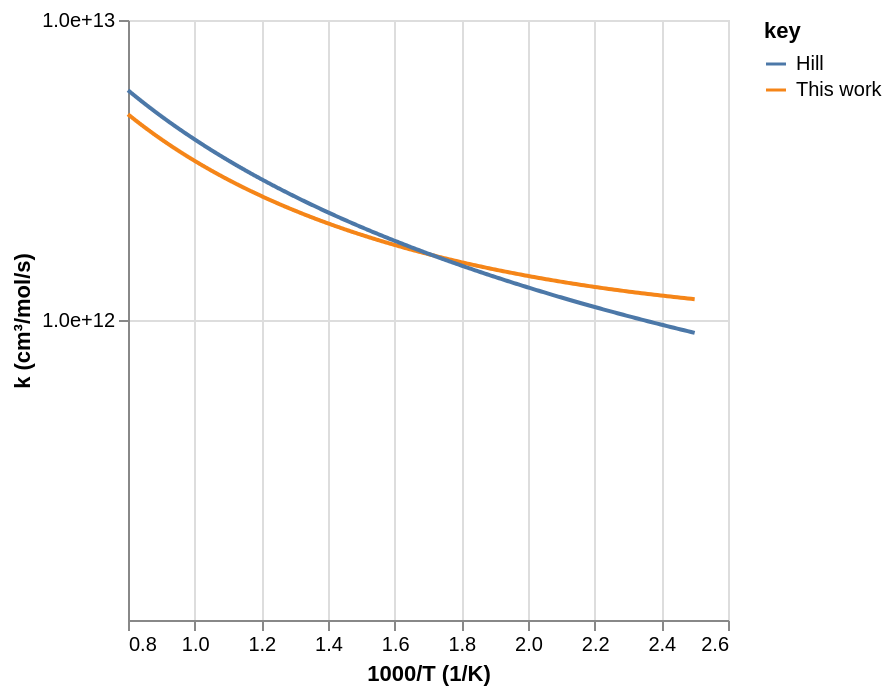
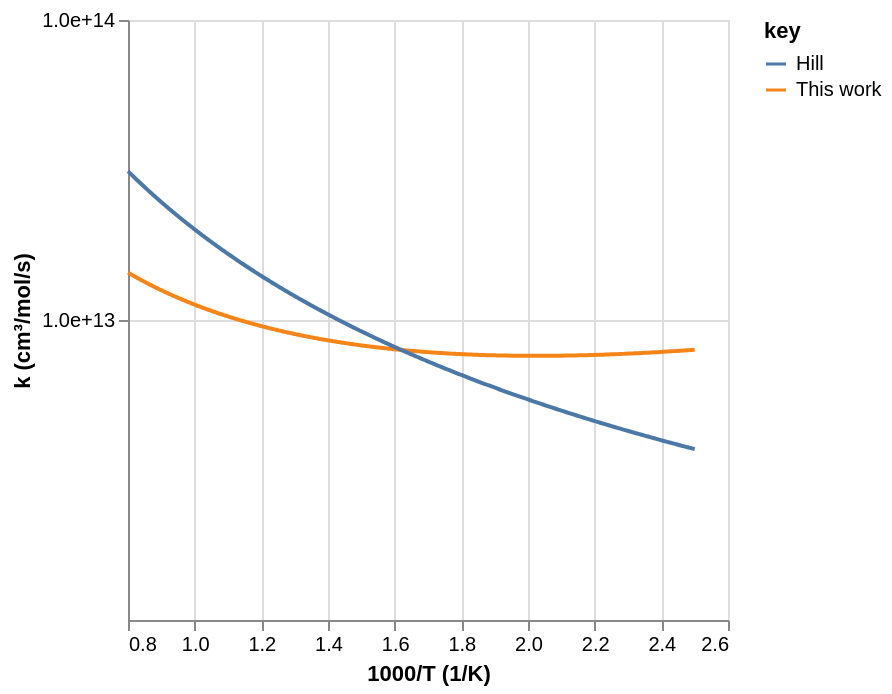
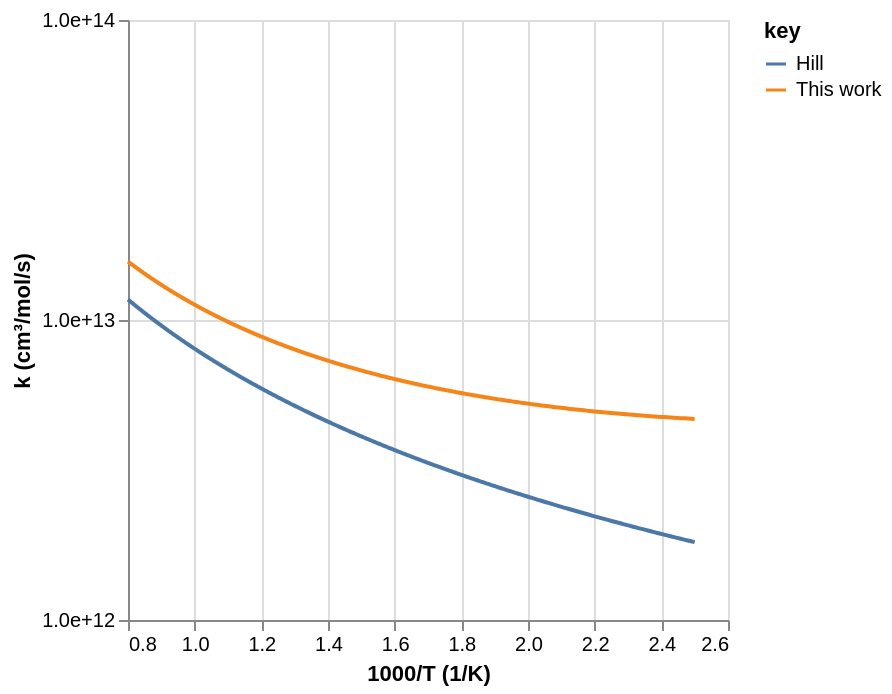
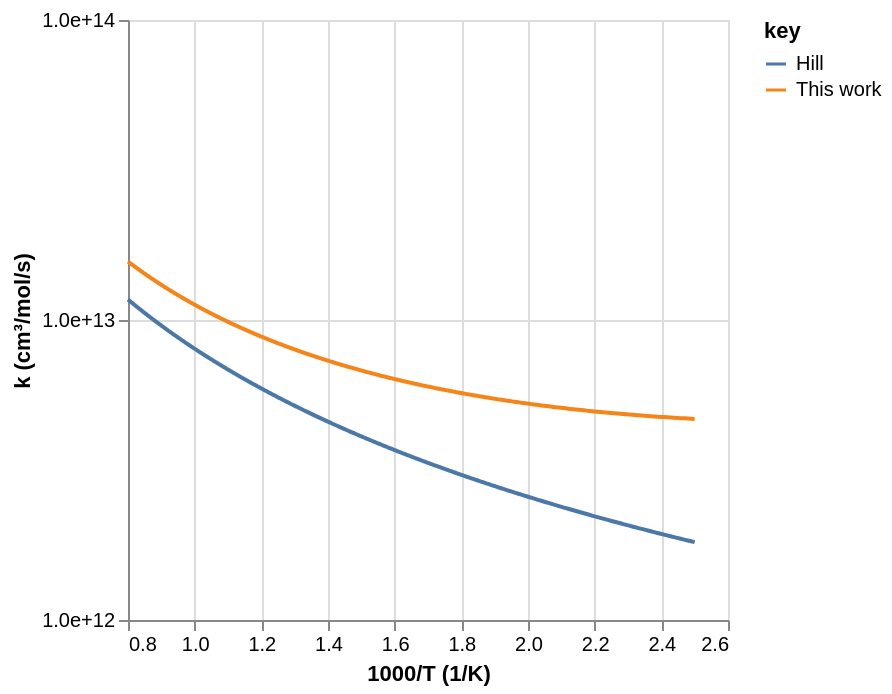

Source (notebook cell) for these figures, in order:
### Code cell
# Read
workflow.prepare_simulation(tag=tag, root_path=root_path)

### Figure 1 — Vega-Lite specification as saved in the notebook (floating-point values rounded to 4 significant figures; data arrays with more than 128 entries replaced by an {"elided": "..."} marker saying what was removed)
{"config": {"view": {"continuousWidth": 300, "continuousHeight": 300}}, "data": {"name": "data-ae2562a7c3918b9599e1d3f8ee4acdfb"}, "mark": {"type": "line"}, "encoding": {"color": {"field": "key", "type": "nominal"}, "x": {"field": "x", "title": "1000/T (1/K)", "type": "quantitative"}, "y": {"axis": {"format": ".1e", "values": [1000000000000, 10000000000000, 100000000000000]}, "field": "value", "scale": {"type": "log"}, "title": "k (cm³/mol/s)", "type": "quantitative"}}, "transform": [{"fold": ["This work", "Hill"]}], "$schema": "https://vega.github.io/schema/vega-lite/v5.20.1.json", "datasets": {"data-ae2562a7c3918b9599e1d3f8ee4acdfb": {"elided": "500 records"}}}

### Figure 2 — Vega-Lite specification as saved in the notebook (floating-point values rounded to 4 significant figures; data arrays with more than 128 entries replaced by an {"elided": "..."} marker saying what was removed)
{"config": {"view": {"continuousWidth": 300, "continuousHeight": 300}}, "data": {"name": "data-93e737299c4bf9be0cd35e556c26a3f3"}, "mark": {"type": "line"}, "encoding": {"color": {"field": "key", "type": "nominal"}, "x": {"field": "x", "title": "1000/T (1/K)", "type": "quantitative"}, "y": {"axis": {"format": ".1e", "values": [10000000000000, 100000000000000]}, "field": "value", "scale": {"type": "log"}, "title": "k (cm³/mol/s)", "type": "quantitative"}}, "transform": [{"fold": ["This work", "Hill"]}], "$schema": "https://vega.github.io/schema/vega-lite/v5.20.1.json", "datasets": {"data-93e737299c4bf9be0cd35e556c26a3f3": {"elided": "500 records"}}}

### Figure 3 — Vega-Lite specification as saved in the notebook (floating-point values rounded to 4 significant figures; data arrays with more than 128 entries replaced by an {"elided": "..."} marker saying what was removed)
{"config": {"view": {"continuousWidth": 300, "continuousHeight": 300}}, "data": {"name": "data-51d2146d328f9d0d67f4cdd228985165"}, "mark": {"type": "line"}, "encoding": {"color": {"field": "key", "type": "nominal"}, "x": {"field": "x", "title": "1000/T (1/K)", "type": "quantitative"}, "y": {"axis": {"format": ".1e", "values": [1000000000000, 10000000000000, 100000000000000]}, "field": "value", "scale": {"type": "log"}, "title": "k (cm³/mol/s)", "type": "quantitative"}}, "transform": [{"fold": ["This work", "Hill"]}], "$schema": "https://vega.github.io/schema/vega-lite/v5.20.1.json", "datasets": {"data-51d2146d328f9d0d67f4cdd228985165": {"elided": "500 records"}}}

### Figure 4 — Vega-Lite specification as saved in the notebook (floating-point values rounded to 4 significant figures; data arrays with more than 128 entries replaced by an {"elided": "..."} marker saying what was removed)
{"config": {"view": {"continuousWidth": 300, "continuousHeight": 300}}, "data": {"name": "data-51d2146d328f9d0d67f4cdd228985165"}, "mark": {"type": "line"}, "encoding": {"color": {"field": "key", "type": "nominal"}, "x": {"field": "x", "title": "1000/T (1/K)", "type": "quantitative"}, "y": {"axis": {"format": ".1e", "values": [1000000000000, 10000000000000, 100000000000000]}, "field": "value", "scale": {"type": "log"}, "title": "k (cm³/mol/s)", "type": "quantitative"}}, "transform": [{"fold": ["This work", "Hill"]}], "$schema": "https://vega.github.io/schema/vega-lite/v5.20.1.json", "datasets": {"data-51d2146d328f9d0d67f4cdd228985165": {"elided": "500 records"}}}
